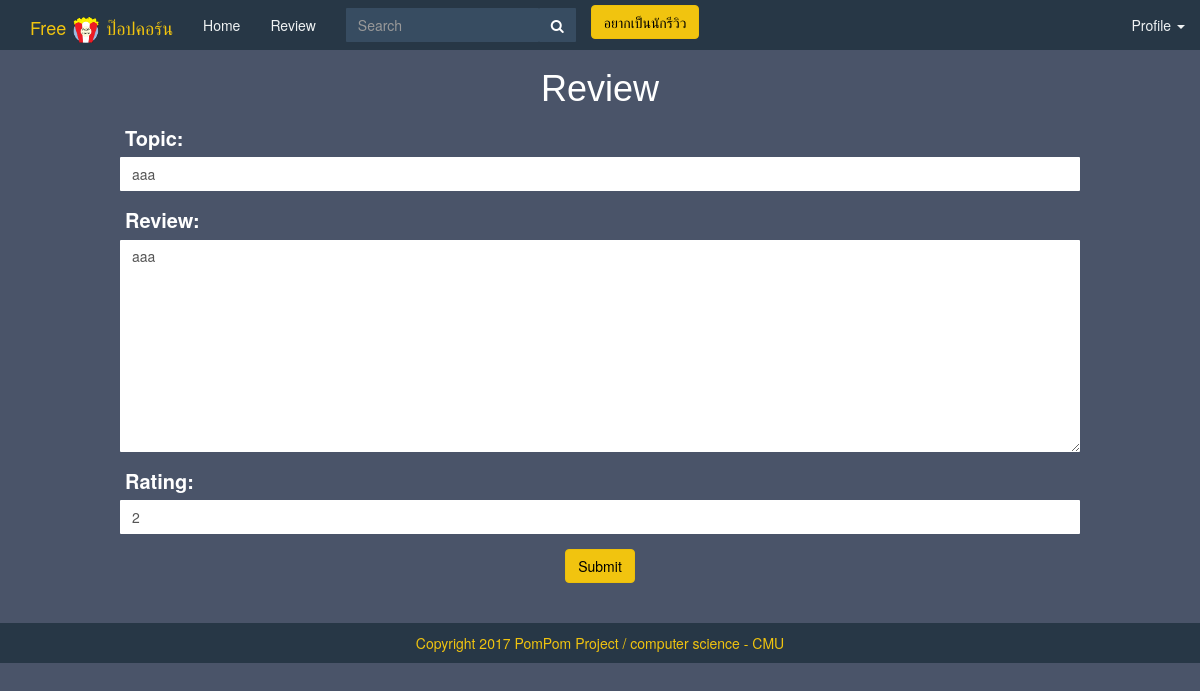
Page /review_movie/movie/7/review/11/update/ (signed in) on the committed database.
### review_movie/models.py (models this page shows, shortened)
class Review(models.Model):
    movie = models.ForeignKey(Movie, on_delete=models.CASCADE)
    topic = models.CharField(max_length=50)
    review = models.TextField(max_length=8000)
    rating = models.IntegerField(
        validators=[MaxValueValidator(10), MinValueValidator(0)])
    reviewer = models.ForeignKey(User, null=True)
    review_date = models.DateField(auto_now_add=True)

### review_movie/views.py (the view, shortened to what this page needs)
class UpdateReview(PermissionRequiredMixin, LoginRequiredMixin, UpdateView):
    permission_required = 'review_movie.change_review'
    template_name = 'review_movie/edit_review.html'
    raise_exception = True
    model = Review
    pk_url_kwarg = 'review_pk'
    fields = ['topic', 'review', 'rating']
    def dispatch(self, *args, **kwargs):
        review = Review.objects.get(pk=self.kwargs['review_pk'])
        if self.request.user != review.reviewer:
            return HttpResponseRedirect(reverse('review_movie:review', kwargs={'pk': self.kwargs['pk'], 'review_pk': self.kwargs['review_pk']}))
        return super(UpdateReview, self).dispatch(*args, **kwargs)

### review_movie/templates/review_movie/edit_review.html (shortened to what this page needs)
{% extends 'review_movie/base.html' %}
{% load static from staticfiles %}
{% block body %}
<link rel="stylesheet" type="text/css" href="{% static 'review_movie/css/request_review.css' %}">
    <center><h1 class="font" style="color: white">Review</h1>
    <div class="text_box">
    <div class="form-logre" style="color: white">
    <form method="post" action="">
        {% include 'review_movie/form_template.html' %}
        <button class="btn btn-primary" type="submit">Submit</button>
    <form></div></div></center>
{% endblock %}

### review_movie/templates/review_movie/form_template.html (shortened to what this page needs)
{% load staticfiles %}
{% load widget_tweaks %}
<link rel="stylesheet" type="text/css" href="{% static 'review_movie/css/bootstrap.min.css' %}">
<link rel="stylesheet" type="text/css" href="{% static 'review_movie/css/bootstrap.css' %}">
<div class="form-group">
{% for field in form %}
    <div>
        <p>
        <div>{{ field.label_tag }}{{ field|add_class:"form-control" }}</div>
      </p>
    </div>
{% endfor %}
</div>

### review_movie/static/review_movie/css/request_review.css (style rules this page uses)
.text_box { width: 80%; }
h1.font { font-family: "Comic Sans MS", cursive, sans-serif; }
label { float: left; margin: 5px; font-size: 20px; }

### rows in the picture
Review: form "aaa" "aaa" "2"

### other values in the picture
{{ field.label_tag }} "Topic:" "Review:" "Rating:"
